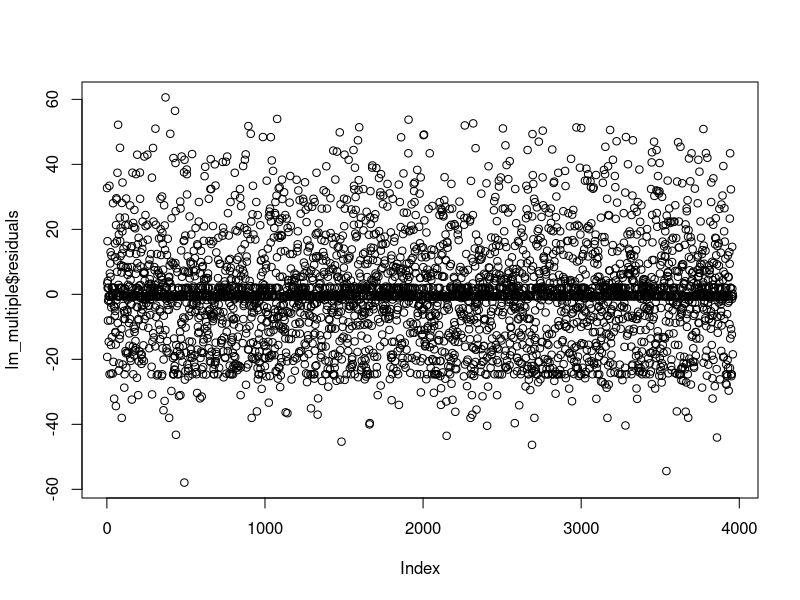

The R script that drew this image:
library(ggplot2)


data_no_na <- read.csv("Data_set.csv")#Reading in the clean data set


lm_multiple <- lm(PCIAT.PCIAT_Total ~ BIA.BIA_ICW, data = data_no_na)#Linear Regression model thae it checking


summary(lm_multiple)$r.squared

# Plot residuals
plot(lm_multiple$residuals)
